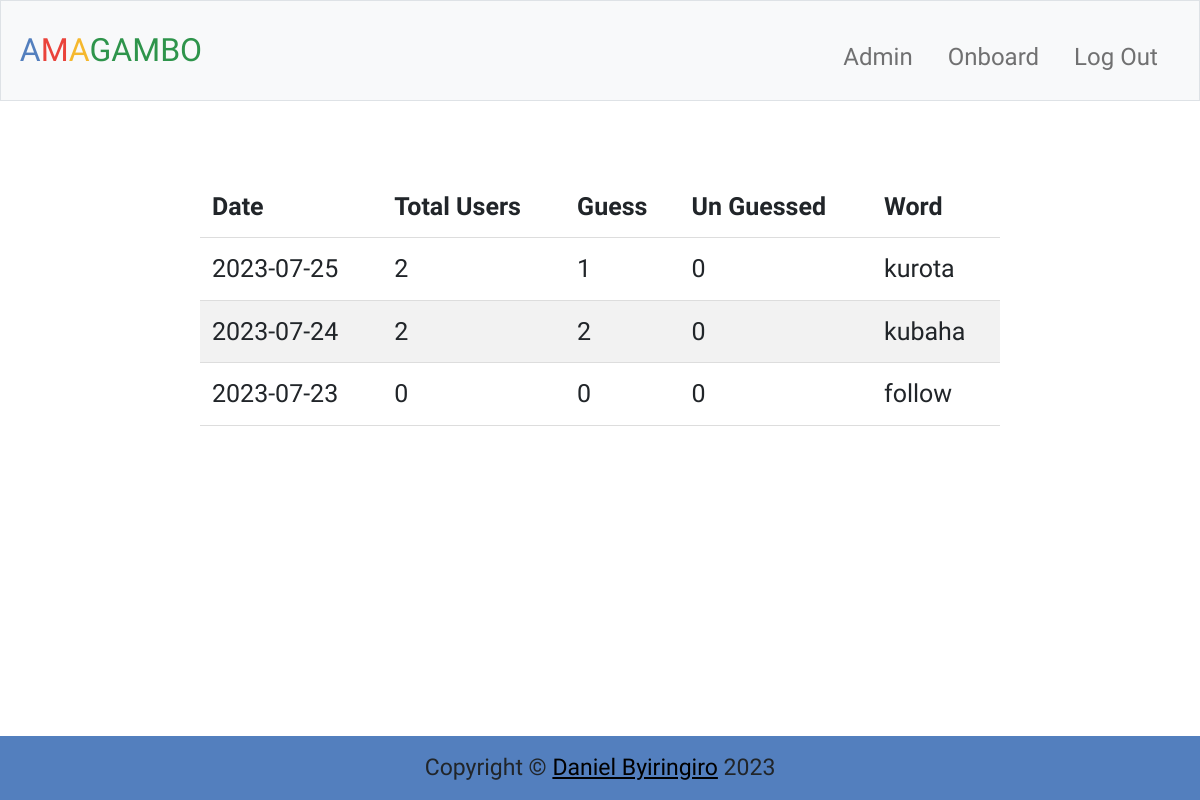
The app's page /admin (signed in), older data.
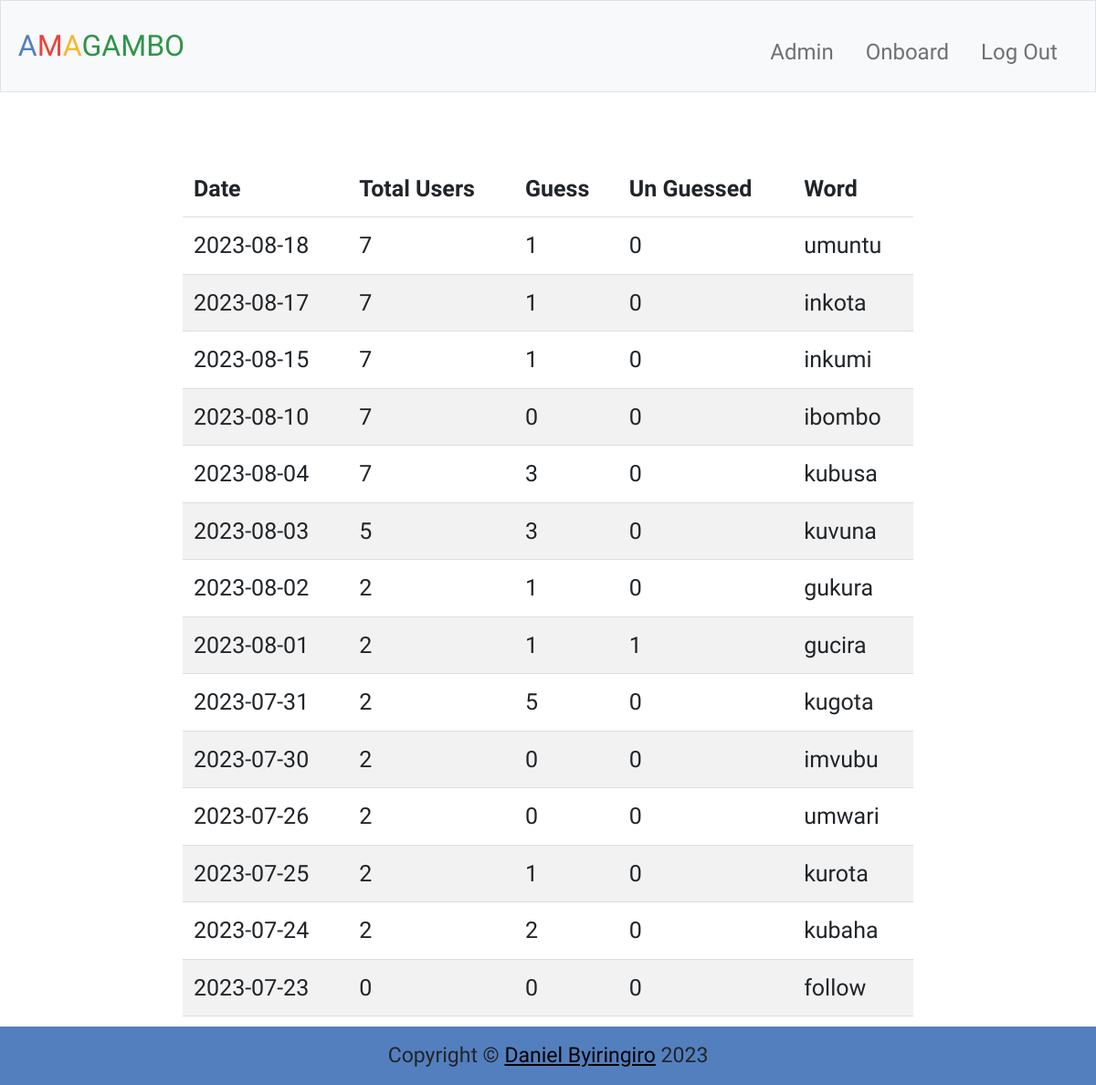
The same page, newer data.
### tables this page shows
CREATE TABLE wordforday (
    word TEXT PRIMARY KEY NOT NULL,
    bankid INTEGER NOT NULL, date timestamp default current_timestamp,
    FOREIGN KEY (bankid) REFERENCES wordbank(id)
);

### app.py (the view)
@app.route("/admin")
@login_required
@admin_required
def admin():
    details = admin_details()
    return render_template("admin.html", details = details)

### app.py (called while the page is built)
@app.after_request
def after_request(response):
    response.headers["Cache-Control"] = "no-cache, no-store, must-revalidate"
    response.headers["Expires"] = 0
    response.headers["Pragma"] = "no-cache"
    return response

### helper.py (called while the page is built)
def login_required(f):
    @wraps(f)
    def decorated_function(*args, **kwargs):
        if session.get("user_id") is None:
            return redirect("/login")
        return f(*args, **kwargs)
    return decorated_function

def admin_required(f):
    @wraps(f)
    def decorated_function(*args, **kwargs):
        if session.get("admin")  == False:
            return redirect("/")
        return f(*args, **kwargs)
    return decorated_function

def admin_details():
    dates = available_dates()
    details = []
    for date in dates:
        total_users = db.execute("select count(*) as num from user where created_at <= ?", date)[0]['num']
        unguessed = db.execute("select count(*) as num from play where isPlay = 'False' and date = ?", date)[0]['num']
        guessed = db.execute("select count(*) as num from play where isPlay = 'True' and date = ?", date)[0]['num']
        word = db.execute("select word from wordforday where date = ?", date)[0]['word']
        day_detail = {'date': date, 'total_users': total_users, 'guessed': guessed if not None else 0, 'unguessed': unguessed if not None else 0, 'word':word}
        details.append(day_detail)
    rev_details = []
    for i in reversed(details):
        rev_details.append(i)
    return rev_details

def day():
    today = datetime.today()
    date = today.strftime("%Y-%m-%d")
    return date

def available_dates():
    today = day()
    rows = db.execute("select date from wordforday where date != ? ", today)
    dates = [row["date"] for row in rows]
    return dates

### templates/admin.html (shortened to what this page needs)
{% extends "reglog.html" %}
{% block main %}
    <table>
        <thead>
            <th>Date</th>
            <th>Total Users</th>
            <th>Guess</th>
            <th>Un Guessed</th>
            <th>Word</th>
        </thead>
        <tbody>
            {% for record in details %}
                <tr>
                    <td>{{record['date']}}</td>
                    <td>{{record['total_users']}}</td>
                    <td>{{record['guessed']}}</td>
                    <td>{{record['unguessed']}}</td>
                    <td>{{record['word']}}</td>
                </tr>
            {% endfor %}
        </tbody>
    </table>
{% endblock %}

### templates/reglog.html (shortened to what this page needs)
{% extends "layout.html" %}
{% block boot %}
    <link href="https://cdn.jsdelivr.net/npm/bootstrap@5.1.3/dist/css/bootstrap.min.css" rel="stylesheet">
{% endblock %}
{% block body %}
    <main class="container-fluid py-5 text-center">
        {% block main %}
        {% endblock %}
    </main>
    <footer>
        Copyright &#169; <a href="https://danielbyiringiro.github.io/danielbyiringiro.com/" target="_blank">Daniel Byiringiro</a> 2023
    </footer>
{% endblock %}

### templates/layout.html (shortened to what this page needs)
<!DOCTYPE html>
<html lang="en">
    <head>
        {% block boot %}{% endblock %}
        <link href="/static/styles.css" rel="stylesheet">
    </head>
    <body>
        <nav class="bg-light border navbar navbar-expand-md navbar-light">
            <div class="container-fluid">
                <a class="navbar-brand" href="/"><span class="blue">A</span><span class="red">M</span><span class="yellow">A</span><span class="green">GAMBO</span></a>
                <div class="collapse navbar-collapse" id="navbar">
                    {% if session["admin"] %}
                        <ul class="navbar-nav ms-auto mt-2">
                            <li class="nav-item"><a class="nav-link" href="/admin" style="margin-right: 10px; font-size: x-large;">Admin</a></li>
                            <li class="nav-item"><a class="nav-link" href="/onboard" style="margin-right: 10px; font-size: x-large;">Onboard</a></li>
                            <li class="nav-item"><a class="nav-link" href="/logout" style="margin-right: 10px; font-size: x-large;">Log Out</a></li>
                        </ul>
                    {% elif session["user_id"]%}
                        <ul class="navbar-nav ms-auto mt-2">
                            <li class="nav-item"><a class="nav-link" href="/onboard" style="margin-right: 10px; font-size: x-large;">Onboard</a></li>
                            <li class="nav-item"><a class="nav-link" href="/logout" style="margin-right: 10px; font-size: x-large;">Log Out</a></li>
                        </ul>
                    {% else %}
                        <ul class="navbar-nav ms-auto mt-2">
                            <li class="nav-item"><a class="nav-link" href="/register">Register</a></li>
                            <li class="nav-item"><a class="nav-link" href="/login">Log In</a></li>
                        </ul>
                    {% endif %}
                </div>
            </div>
        </nav>
        {% block body %}{% endblock %}
    </body>
</html>

### static/styles.css (style rules this page uses)
html, body { height: 100%; margin: 0; padding: 0; font-family: 'Rancho',serif; font-size: 25px; }
nav .navbar-brand { font-size: xx-large; }
nav .navbar-brand .blue { color: #537fbe; }
nav .navbar-brand .red { color: #ea433b; }
nav .navbar-brand .yellow { color: #f5b82e; }
nav .navbar-brand .green { color: #2e944b; }
footer { text-align: center; background-color: #537fbe; padding: 15px; font-size: 23px; position: fixed; bottom: 0; width: 100%; }
footer a { color: initial; }
.green { color: #528d4e; }
.yellow { color: #b49f39; }
.red { color: #ea433b; }

### templates/admin.html (style rules this page uses)
table { border-collapse: collapse; width: 800px; margin-left: auto; margin-right: auto; }
th, td { padding: 12px; text-align: left; border-bottom: 1px solid #ddd; gap: 20px; }
tr:nth-child(even) { background-color: #f2f2f2; }
tr:last-child th { margin: 0; }

Row changes from the older to the newer data that the page shows:
added wordforday: date "2023-08-18", word "umuntu"
added wordforday: date "2023-08-17", word "inkota"
added wordforday: date "2023-08-15", word "inkumi"
added wordforday: date "2023-08-10", word "ibombo"
added wordforday: date "2023-08-04", word "kubusa"
added wordforday: date "2023-08-03", word "kuvuna"
added wordforday: date "2023-08-02", word "gukura"
added wordforday: date "2023-08-01", word "gucira"
added wordforday: date "2023-07-31", word "kugota"
added wordforday: date "2023-07-30", word "imvubu"
added wordforday: date "2023-07-26", word "umwari"
Text that changed along with them:
new list line: "7 1 0"
new list line: "7 0 0"
new list line: "7 3 0"
new list line: "5 3 0"
new list line: "2 1 0"
new list line: "2 1 1"
new list line: "2 5 0"
new list line: "2 0 0"
